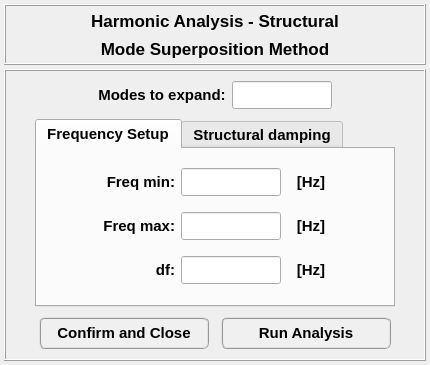
<?xml version="1.0" encoding="UTF-8"?>
<ui version="4.0">
 <class>Dialog</class>
 <widget class="QDialog" name="Dialog">
  <property name="windowModality">
   <enum>Qt::NonModal</enum>
  </property>
  <property name="geometry">
   <rect>
    <x>0</x>
    <y>0</y>
    <width>430</width>
    <height>365</height>
   </rect>
  </property>
  <property name="sizePolicy">
   <sizepolicy hsizetype="Fixed" vsizetype="Fixed">
    <horstretch>0</horstretch>
    <verstretch>0</verstretch>
   </sizepolicy>
  </property>
  <property name="minimumSize">
   <size>
    <width>430</width>
    <height>360</height>
   </size>
  </property>
  <property name="maximumSize">
   <size>
    <width>430</width>
    <height>365</height>
   </size>
  </property>
  <property name="contextMenuPolicy">
   <enum>Qt::DefaultContextMenu</enum>
  </property>
  <property name="windowTitle">
   <string>Harmonic analysis setup</string>
  </property>
  <property name="windowIcon">
   <iconset>
    <normaloff>../../../../../../../Downloads/load - Copia.png</normaloff>../../../../../../../Downloads/load - Copia.png</iconset>
  </property>
  <property name="whatsThis">
   <string/>
  </property>
  <layout class="QGridLayout" name="gridLayout_2">
   <property name="leftMargin">
    <number>4</number>
   </property>
   <property name="topMargin">
    <number>4</number>
   </property>
   <property name="rightMargin">
    <number>4</number>
   </property>
   <property name="bottomMargin">
    <number>4</number>
   </property>
   <property name="spacing">
    <number>4</number>
   </property>
   <item row="0" column="0">
    <widget class="QFrame" name="frame_3">
     <property name="minimumSize">
      <size>
       <width>300</width>
       <height>61</height>
      </size>
     </property>
     <property name="maximumSize">
      <size>
       <width>430</width>
       <height>61</height>
      </size>
     </property>
     <property name="frameShape">
      <enum>QFrame::Box</enum>
     </property>
     <property name="frameShadow">
      <enum>QFrame::Raised</enum>
     </property>
     <property name="lineWidth">
      <number>1</number>
     </property>
     <layout class="QGridLayout" name="gridLayout">
      <property name="leftMargin">
       <number>2</number>
      </property>
      <property name="topMargin">
       <number>2</number>
      </property>
      <property name="rightMargin">
       <number>2</number>
      </property>
      <property name="bottomMargin">
       <number>2</number>
      </property>
      <property name="spacing">
       <number>2</number>
      </property>
      <item row="0" column="0">
       <widget class="QLabel" name="label_title">
        <property name="font">
         <font>
          <family>MS Shell Dlg 2</family>
          <pointsize>13</pointsize>
          <weight>75</weight>
          <italic>false</italic>
          <bold>true</bold>
         </font>
        </property>
        <property name="text">
         <string>Harmonic Analysis - Structural</string>
        </property>
        <property name="textFormat">
         <enum>Qt::AutoText</enum>
        </property>
        <property name="alignment">
         <set>Qt::AlignCenter</set>
        </property>
       </widget>
      </item>
      <item row="1" column="0">
       <widget class="QLabel" name="label_subtitle">
        <property name="font">
         <font>
          <family>MS Shell Dlg 2</family>
          <pointsize>13</pointsize>
          <weight>75</weight>
          <italic>false</italic>
          <bold>true</bold>
         </font>
        </property>
        <property name="text">
         <string>Mode Superposition Method</string>
        </property>
        <property name="textFormat">
         <enum>Qt::AutoText</enum>
        </property>
        <property name="alignment">
         <set>Qt::AlignCenter</set>
        </property>
       </widget>
      </item>
     </layout>
    </widget>
   </item>
   <item row="1" column="0">
    <widget class="QFrame" name="frame_2">
     <property name="frameShape">
      <enum>QFrame::Box</enum>
     </property>
     <property name="frameShadow">
      <enum>QFrame::Raised</enum>
     </property>
     <layout class="QGridLayout" name="gridLayout_9">
      <property name="topMargin">
       <number>6</number>
      </property>
      <property name="bottomMargin">
       <number>6</number>
      </property>
      <item row="0" column="0">
       <widget class="QFrame" name="frame_7">
        <property name="minimumSize">
         <size>
          <width>360</width>
          <height>36</height>
         </size>
        </property>
        <property name="maximumSize">
         <size>
          <width>360</width>
          <height>36</height>
         </size>
        </property>
        <property name="frameShape">
         <enum>QFrame::NoFrame</enum>
        </property>
        <property name="frameShadow">
         <enum>QFrame::Raised</enum>
        </property>
        <layout class="QGridLayout" name="gridLayout_8">
         <property name="leftMargin">
          <number>2</number>
         </property>
         <property name="topMargin">
          <number>2</number>
         </property>
         <property name="rightMargin">
          <number>2</number>
         </property>
         <property name="bottomMargin">
          <number>2</number>
         </property>
         <property name="horizontalSpacing">
          <number>6</number>
         </property>
         <property name="verticalSpacing">
          <number>2</number>
         </property>
         <item row="0" column="1">
          <widget class="QLabel" name="label_2">
           <property name="minimumSize">
            <size>
             <width>0</width>
             <height>28</height>
            </size>
           </property>
           <property name="maximumSize">
            <size>
             <width>16777215</width>
             <height>28</height>
            </size>
           </property>
           <property name="font">
            <font>
             <family>MS Shell Dlg 2</family>
             <pointsize>11</pointsize>
             <weight>75</weight>
             <italic>false</italic>
             <bold>true</bold>
            </font>
           </property>
           <property name="text">
            <string>Modes to expand:</string>
           </property>
           <property name="alignment">
            <set>Qt::AlignCenter</set>
           </property>
          </widget>
         </item>
         <item row="0" column="2">
          <widget class="QLineEdit" name="lineEdit_modes">
           <property name="minimumSize">
            <size>
             <width>100</width>
             <height>28</height>
            </size>
           </property>
           <property name="maximumSize">
            <size>
             <width>100</width>
             <height>28</height>
            </size>
           </property>
           <property name="font">
            <font>
             <family>MS Shell Dlg 2</family>
             <pointsize>11</pointsize>
             <weight>75</weight>
             <italic>true</italic>
             <bold>true</bold>
            </font>
           </property>
           <property name="styleSheet">
            <string notr="true">color: rgb(0, 0, 255);</string>
           </property>
           <property name="alignment">
            <set>Qt::AlignCenter</set>
           </property>
          </widget>
         </item>
         <item row="0" column="3">
          <widget class="QFrame" name="frame_9">
           <property name="minimumSize">
            <size>
             <width>0</width>
             <height>28</height>
            </size>
           </property>
           <property name="maximumSize">
            <size>
             <width>16777215</width>
             <height>28</height>
            </size>
           </property>
           <property name="frameShape">
            <enum>QFrame::NoFrame</enum>
           </property>
           <property name="frameShadow">
            <enum>QFrame::Raised</enum>
           </property>
          </widget>
         </item>
         <item row="0" column="0">
          <widget class="QFrame" name="frame_10">
           <property name="frameShape">
            <enum>QFrame::NoFrame</enum>
           </property>
           <property name="frameShadow">
            <enum>QFrame::Raised</enum>
           </property>
          </widget>
         </item>
        </layout>
       </widget>
      </item>
      <item row="1" column="0">
       <widget class="QTabWidget" name="tabWidget">
        <property name="minimumSize">
         <size>
          <width>360</width>
          <height>188</height>
         </size>
        </property>
        <property name="maximumSize">
         <size>
          <width>360</width>
          <height>188</height>
         </size>
        </property>
        <property name="font">
         <font>
          <family>MS Shell Dlg 2</family>
          <pointsize>11</pointsize>
          <weight>75</weight>
          <italic>false</italic>
          <bold>true</bold>
         </font>
        </property>
        <property name="currentIndex">
         <number>0</number>
        </property>
        <widget class="QWidget" name="tab_2">
         <attribute name="title">
          <string>Frequency Setup</string>
         </attribute>
         <layout class="QGridLayout" name="gridLayout_5">
          <item row="0" column="1">
           <widget class="QLabel" name="label_22">
            <property name="minimumSize">
             <size>
              <width>80</width>
              <height>28</height>
             </size>
            </property>
            <property name="maximumSize">
             <size>
              <width>80</width>
              <height>28</height>
             </size>
            </property>
            <property name="font">
             <font>
              <italic>false</italic>
             </font>
            </property>
            <property name="text">
             <string>Freq min:</string>
            </property>
            <property name="alignment">
             <set>Qt::AlignRight|Qt::AlignTrailing|Qt::AlignVCenter</set>
            </property>
           </widget>
          </item>
          <item row="0" column="2">
           <widget class="QLineEdit" name="lineEdit_min">
            <property name="minimumSize">
             <size>
              <width>100</width>
              <height>28</height>
             </size>
            </property>
            <property name="maximumSize">
             <size>
              <width>100</width>
              <height>28</height>
             </size>
            </property>
            <property name="font">
             <font>
              <family>MS Shell Dlg 2</family>
              <pointsize>11</pointsize>
              <weight>75</weight>
              <italic>true</italic>
              <bold>true</bold>
             </font>
            </property>
            <property name="styleSheet">
             <string notr="true">color: rgb(0, 0, 255);</string>
            </property>
            <property name="alignment">
             <set>Qt::AlignCenter</set>
            </property>
           </widget>
          </item>
          <item row="0" column="3">
           <widget class="QLabel" name="label_24">
            <property name="minimumSize">
             <size>
              <width>48</width>
              <height>28</height>
             </size>
            </property>
            <property name="maximumSize">
             <size>
              <width>48</width>
              <height>28</height>
             </size>
            </property>
            <property name="font">
             <font>
              <italic>false</italic>
             </font>
            </property>
            <property name="text">
             <string>[Hz]</string>
            </property>
            <property name="alignment">
             <set>Qt::AlignCenter</set>
            </property>
           </widget>
          </item>
          <item row="1" column="1">
           <widget class="QLabel" name="label_23">
            <property name="minimumSize">
             <size>
              <width>80</width>
              <height>28</height>
             </size>
            </property>
            <property name="maximumSize">
             <size>
              <width>80</width>
              <height>28</height>
             </size>
            </property>
            <property name="font">
             <font>
              <italic>false</italic>
             </font>
            </property>
            <property name="text">
             <string>Freq max:</string>
            </property>
            <property name="alignment">
             <set>Qt::AlignRight|Qt::AlignTrailing|Qt::AlignVCenter</set>
            </property>
           </widget>
          </item>
          <item row="2" column="1">
           <widget class="QLabel" name="label_21">
            <property name="minimumSize">
             <size>
              <width>80</width>
              <height>28</height>
             </size>
            </property>
            <property name="maximumSize">
             <size>
              <width>80</width>
              <height>28</height>
             </size>
            </property>
            <property name="font">
             <font>
              <italic>false</italic>
             </font>
            </property>
            <property name="text">
             <string>df:</string>
            </property>
            <property name="alignment">
             <set>Qt::AlignRight|Qt::AlignTrailing|Qt::AlignVCenter</set>
            </property>
           </widget>
          </item>
          <item row="2" column="3">
           <widget class="QLabel" name="label_26">
            <property name="minimumSize">
             <size>
              <width>48</width>
              <height>28</height>
             </size>
            </property>
            <property name="maximumSize">
             <size>
              <width>48</width>
              <height>28</height>
             </size>
            </property>
            <property name="font">
             <font>
              <italic>false</italic>
             </font>
            </property>
            <property name="text">
             <string>[Hz]</string>
            </property>
            <property name="alignment">
             <set>Qt::AlignCenter</set>
            </property>
           </widget>
          </item>
          <item row="1" column="3">
           <widget class="QLabel" name="label_25">
            <property name="minimumSize">
             <size>
              <width>48</width>
              <height>28</height>
             </size>
            </property>
            <property name="maximumSize">
             <size>
              <width>48</width>
              <height>28</height>
             </size>
            </property>
            <property name="font">
             <font>
              <italic>false</italic>
             </font>
            </property>
            <property name="text">
             <string>[Hz]</string>
            </property>
            <property name="alignment">
             <set>Qt::AlignCenter</set>
            </property>
           </widget>
          </item>
          <item row="2" column="2">
           <widget class="QLineEdit" name="lineEdit_step">
            <property name="minimumSize">
             <size>
              <width>100</width>
              <height>28</height>
             </size>
            </property>
            <property name="maximumSize">
             <size>
              <width>100</width>
              <height>28</height>
             </size>
            </property>
            <property name="font">
             <font>
              <family>MS Shell Dlg 2</family>
              <pointsize>11</pointsize>
              <weight>75</weight>
              <italic>true</italic>
              <bold>true</bold>
             </font>
            </property>
            <property name="styleSheet">
             <string notr="true">color: rgb(0, 0, 255);</string>
            </property>
            <property name="alignment">
             <set>Qt::AlignCenter</set>
            </property>
           </widget>
          </item>
          <item row="1" column="2">
           <widget class="QLineEdit" name="lineEdit_max">
            <property name="minimumSize">
             <size>
              <width>100</width>
              <height>28</height>
             </size>
            </property>
            <property name="maximumSize">
             <size>
              <width>100</width>
              <height>28</height>
             </size>
            </property>
            <property name="font">
             <font>
              <family>MS Shell Dlg 2</family>
              <pointsize>11</pointsize>
              <weight>75</weight>
              <italic>true</italic>
              <bold>true</bold>
             </font>
            </property>
            <property name="styleSheet">
             <string notr="true">color: rgb(0, 0, 255);</string>
            </property>
            <property name="alignment">
             <set>Qt::AlignCenter</set>
            </property>
           </widget>
          </item>
          <item row="0" column="0">
           <widget class="QFrame" name="frame_6">
            <property name="frameShape">
             <enum>QFrame::NoFrame</enum>
            </property>
            <property name="frameShadow">
             <enum>QFrame::Raised</enum>
            </property>
           </widget>
          </item>
          <item row="0" column="4">
           <widget class="QFrame" name="frame_8">
            <property name="frameShape">
             <enum>QFrame::NoFrame</enum>
            </property>
            <property name="frameShadow">
             <enum>QFrame::Raised</enum>
            </property>
           </widget>
          </item>
         </layout>
        </widget>
        <widget class="QWidget" name="widget">
         <attribute name="title">
          <string>Structural damping</string>
         </attribute>
         <layout class="QGridLayout" name="gridLayout_4">
          <item row="0" column="5">
           <widget class="QFrame" name="frame_4">
            <property name="frameShape">
             <enum>QFrame::NoFrame</enum>
            </property>
            <property name="frameShadow">
             <enum>QFrame::Raised</enum>
            </property>
           </widget>
          </item>
          <item row="1" column="4">
           <layout class="QGridLayout" name="gridLayout_13">
            <item row="0" column="0">
             <widget class="QLabel" name="label_16">
              <property name="minimumSize">
               <size>
                <width>0</width>
                <height>26</height>
               </size>
              </property>
              <property name="maximumSize">
               <size>
                <width>16777215</width>
                <height>26</height>
               </size>
              </property>
              <property name="font">
               <font>
                <family>Arial</family>
                <pointsize>11</pointsize>
                <weight>75</weight>
                <italic>false</italic>
                <bold>true</bold>
               </font>
              </property>
              <property name="text">
               <string>[1/s²]</string>
              </property>
              <property name="alignment">
               <set>Qt::AlignCenter</set>
              </property>
             </widget>
            </item>
            <item row="1" column="0">
             <widget class="QLabel" name="label_17">
              <property name="minimumSize">
               <size>
                <width>0</width>
                <height>26</height>
               </size>
              </property>
              <property name="maximumSize">
               <size>
                <width>16777215</width>
                <height>26</height>
               </size>
              </property>
              <property name="font">
               <font>
                <family>Arial</family>
                <pointsize>11</pointsize>
                <weight>75</weight>
                <italic>false</italic>
                <bold>true</bold>
               </font>
              </property>
              <property name="text">
               <string>[-]</string>
              </property>
              <property name="alignment">
               <set>Qt::AlignCenter</set>
              </property>
             </widget>
            </item>
           </layout>
          </item>
          <item row="0" column="2">
           <layout class="QGridLayout" name="gridLayout_15">
            <item row="0" column="0">
             <widget class="QLabel" name="label_10">
              <property name="minimumSize">
               <size>
                <width>40</width>
                <height>26</height>
               </size>
              </property>
              <property name="maximumSize">
               <size>
                <width>40</width>
                <height>26</height>
               </size>
              </property>
              <property name="font">
               <font>
                <family>Arial</family>
                <pointsize>11</pointsize>
                <weight>75</weight>
                <italic>false</italic>
                <bold>true</bold>
               </font>
              </property>
              <property name="text">
               <string>&lt;html&gt;&lt;head/&gt;&lt;body&gt;&lt;p align=&quot;center&quot;&gt;&lt;span style=&quot; font-size:10pt;&quot;&gt;α&lt;/span&gt;&lt;span style=&quot; font-size:10pt; vertical-align:sub;&quot;&gt;v&lt;/span&gt;&lt;span style=&quot; font-size:10pt;&quot;&gt;:&lt;/span&gt;&lt;/p&gt;&lt;/body&gt;&lt;/html&gt;</string>
              </property>
              <property name="alignment">
               <set>Qt::AlignCenter</set>
              </property>
             </widget>
            </item>
            <item row="1" column="0">
             <widget class="QLabel" name="label_11">
              <property name="minimumSize">
               <size>
                <width>40</width>
                <height>26</height>
               </size>
              </property>
              <property name="maximumSize">
               <size>
                <width>40</width>
                <height>26</height>
               </size>
              </property>
              <property name="font">
               <font>
                <family>Arial</family>
                <pointsize>11</pointsize>
                <weight>75</weight>
                <italic>false</italic>
                <bold>true</bold>
               </font>
              </property>
              <property name="text">
               <string>&lt;html&gt;&lt;head/&gt;&lt;body&gt;&lt;p align=&quot;center&quot;&gt;&lt;span style=&quot; font-size:10pt;&quot;&gt;β&lt;/span&gt;&lt;span style=&quot; font-size:10pt; vertical-align:sub;&quot;&gt;v&lt;/span&gt;&lt;span style=&quot; font-size:10pt;&quot;&gt;:&lt;/span&gt;&lt;/p&gt;&lt;/body&gt;&lt;/html&gt;</string>
              </property>
              <property name="alignment">
               <set>Qt::AlignCenter</set>
              </property>
             </widget>
            </item>
           </layout>
          </item>
          <item row="0" column="4">
           <layout class="QGridLayout" name="gridLayout_12">
            <item row="0" column="0">
             <widget class="QLabel" name="label_15">
              <property name="minimumSize">
               <size>
                <width>0</width>
                <height>26</height>
               </size>
              </property>
              <property name="maximumSize">
               <size>
                <width>16777215</width>
                <height>26</height>
               </size>
              </property>
              <property name="font">
               <font>
                <family>Arial</family>
                <pointsize>11</pointsize>
                <weight>75</weight>
                <italic>false</italic>
                <bold>true</bold>
               </font>
              </property>
              <property name="text">
               <string>[1/s]</string>
              </property>
              <property name="alignment">
               <set>Qt::AlignCenter</set>
              </property>
             </widget>
            </item>
            <item row="1" column="0">
             <widget class="QLabel" name="label_14">
              <property name="minimumSize">
               <size>
                <width>0</width>
                <height>26</height>
               </size>
              </property>
              <property name="maximumSize">
               <size>
                <width>16777215</width>
                <height>26</height>
               </size>
              </property>
              <property name="font">
               <font>
                <family>Arial</family>
                <pointsize>11</pointsize>
                <weight>75</weight>
                <italic>false</italic>
                <bold>true</bold>
               </font>
              </property>
              <property name="text">
               <string>[s]</string>
              </property>
              <property name="alignment">
               <set>Qt::AlignCenter</set>
              </property>
             </widget>
            </item>
           </layout>
          </item>
          <item row="1" column="2">
           <layout class="QGridLayout" name="gridLayout_14">
            <item row="0" column="0">
             <widget class="QLabel" name="label_13">
              <property name="minimumSize">
               <size>
                <width>40</width>
                <height>26</height>
               </size>
              </property>
              <property name="maximumSize">
               <size>
                <width>40</width>
                <height>26</height>
               </size>
              </property>
              <property name="font">
               <font>
                <family>Arial</family>
                <pointsize>11</pointsize>
                <weight>75</weight>
                <italic>false</italic>
                <bold>true</bold>
               </font>
              </property>
              <property name="text">
               <string>&lt;html&gt;&lt;head/&gt;&lt;body&gt;&lt;p align=&quot;center&quot;&gt;&lt;span style=&quot; font-size:10pt;&quot;&gt;α&lt;/span&gt;&lt;span style=&quot; font-size:10pt; vertical-align:sub;&quot;&gt;h&lt;/span&gt;&lt;span style=&quot; font-size:10pt;&quot;&gt;:&lt;/span&gt;&lt;/p&gt;&lt;/body&gt;&lt;/html&gt;</string>
              </property>
              <property name="alignment">
               <set>Qt::AlignCenter</set>
              </property>
             </widget>
            </item>
            <item row="1" column="0">
             <widget class="QLabel" name="label_12">
              <property name="minimumSize">
               <size>
                <width>40</width>
                <height>26</height>
               </size>
              </property>
              <property name="maximumSize">
               <size>
                <width>40</width>
                <height>26</height>
               </size>
              </property>
              <property name="font">
               <font>
                <family>Arial</family>
                <pointsize>11</pointsize>
                <weight>75</weight>
                <italic>false</italic>
                <bold>true</bold>
               </font>
              </property>
              <property name="text">
               <string>&lt;html&gt;&lt;head/&gt;&lt;body&gt;&lt;p align=&quot;center&quot;&gt;&lt;span style=&quot; font-size:10pt;&quot;&gt;β&lt;/span&gt;&lt;span style=&quot; font-size:10pt; vertical-align:sub;&quot;&gt;h&lt;/span&gt;&lt;span style=&quot; font-size:10pt;&quot;&gt;:&lt;/span&gt;&lt;/p&gt;&lt;/body&gt;&lt;/html&gt;</string>
              </property>
              <property name="alignment">
               <set>Qt::AlignCenter</set>
              </property>
             </widget>
            </item>
           </layout>
          </item>
          <item row="1" column="3">
           <layout class="QGridLayout" name="gridLayout_10">
            <item row="0" column="0">
             <widget class="QLineEdit" name="lineEdit_ah">
              <property name="minimumSize">
               <size>
                <width>100</width>
                <height>26</height>
               </size>
              </property>
              <property name="maximumSize">
               <size>
                <width>100</width>
                <height>26</height>
               </size>
              </property>
              <property name="font">
               <font>
                <family>MS Shell Dlg 2</family>
                <pointsize>11</pointsize>
                <weight>75</weight>
                <italic>true</italic>
                <bold>true</bold>
               </font>
              </property>
              <property name="styleSheet">
               <string notr="true">color: rgb(0, 0, 255);</string>
              </property>
              <property name="alignment">
               <set>Qt::AlignCenter</set>
              </property>
             </widget>
            </item>
            <item row="1" column="0">
             <widget class="QLineEdit" name="lineEdit_bh">
              <property name="minimumSize">
               <size>
                <width>100</width>
                <height>26</height>
               </size>
              </property>
              <property name="maximumSize">
               <size>
                <width>100</width>
                <height>26</height>
               </size>
              </property>
              <property name="font">
               <font>
                <family>MS Shell Dlg 2</family>
                <pointsize>11</pointsize>
                <weight>75</weight>
                <italic>true</italic>
                <bold>true</bold>
               </font>
              </property>
              <property name="styleSheet">
               <string notr="true">color: rgb(0, 0, 255);</string>
              </property>
              <property name="alignment">
               <set>Qt::AlignCenter</set>
              </property>
             </widget>
            </item>
           </layout>
          </item>
          <item row="0" column="1">
           <layout class="QVBoxLayout" name="verticalLayout_5">
            <item>
             <widget class="QLabel" name="label_8">
              <property name="font">
               <font>
                <pointsize>11</pointsize>
                <weight>75</weight>
                <italic>false</italic>
                <bold>true</bold>
               </font>
              </property>
              <property name="text">
               <string>Proportional
viscous</string>
              </property>
              <property name="alignment">
               <set>Qt::AlignCenter</set>
              </property>
             </widget>
            </item>
           </layout>
          </item>
          <item row="0" column="3">
           <layout class="QGridLayout" name="gridLayout_11">
            <item row="0" column="0">
             <widget class="QLineEdit" name="lineEdit_av">
              <property name="minimumSize">
               <size>
                <width>100</width>
                <height>26</height>
               </size>
              </property>
              <property name="maximumSize">
               <size>
                <width>100</width>
                <height>26</height>
               </size>
              </property>
              <property name="font">
               <font>
                <family>MS Shell Dlg 2</family>
                <pointsize>11</pointsize>
                <weight>75</weight>
                <italic>true</italic>
                <bold>true</bold>
               </font>
              </property>
              <property name="styleSheet">
               <string notr="true">color: rgb(0, 0, 255);</string>
              </property>
              <property name="alignment">
               <set>Qt::AlignCenter</set>
              </property>
             </widget>
            </item>
            <item row="1" column="0">
             <widget class="QLineEdit" name="lineEdit_bv">
              <property name="minimumSize">
               <size>
                <width>100</width>
                <height>26</height>
               </size>
              </property>
              <property name="maximumSize">
               <size>
                <width>100</width>
                <height>26</height>
               </size>
              </property>
              <property name="font">
               <font>
                <family>MS Shell Dlg 2</family>
                <pointsize>11</pointsize>
                <weight>75</weight>
                <italic>true</italic>
                <bold>true</bold>
               </font>
              </property>
              <property name="styleSheet">
               <string notr="true">color: rgb(0, 0, 255);</string>
              </property>
              <property name="alignment">
               <set>Qt::AlignCenter</set>
              </property>
             </widget>
            </item>
           </layout>
          </item>
          <item row="1" column="1">
           <layout class="QVBoxLayout" name="verticalLayout_6">
            <item>
             <widget class="QLabel" name="label_9">
              <property name="font">
               <font>
                <pointsize>11</pointsize>
                <weight>75</weight>
                <italic>false</italic>
                <bold>true</bold>
               </font>
              </property>
              <property name="text">
               <string>Proportional
hysteretic</string>
              </property>
              <property name="alignment">
               <set>Qt::AlignCenter</set>
              </property>
             </widget>
            </item>
           </layout>
          </item>
          <item row="0" column="0">
           <widget class="QFrame" name="frame_5">
            <property name="frameShape">
             <enum>QFrame::NoFrame</enum>
            </property>
            <property name="frameShadow">
             <enum>QFrame::Raised</enum>
            </property>
           </widget>
          </item>
         </layout>
        </widget>
       </widget>
      </item>
      <item row="2" column="0">
       <widget class="QFrame" name="frame">
        <property name="minimumSize">
         <size>
          <width>360</width>
          <height>0</height>
         </size>
        </property>
        <property name="maximumSize">
         <size>
          <width>360</width>
          <height>16777215</height>
         </size>
        </property>
        <property name="frameShape">
         <enum>QFrame::NoFrame</enum>
        </property>
        <property name="frameShadow">
         <enum>QFrame::Raised</enum>
        </property>
        <layout class="QGridLayout" name="gridLayout_3">
         <property name="leftMargin">
          <number>4</number>
         </property>
         <property name="topMargin">
          <number>4</number>
         </property>
         <property name="rightMargin">
          <number>4</number>
         </property>
         <property name="bottomMargin">
          <number>4</number>
         </property>
         <property name="horizontalSpacing">
          <number>12</number>
         </property>
         <property name="verticalSpacing">
          <number>4</number>
         </property>
         <item row="0" column="0">
          <widget class="QPushButton" name="pushButton_confirm_close">
           <property name="minimumSize">
            <size>
             <width>0</width>
             <height>32</height>
            </size>
           </property>
           <property name="maximumSize">
            <size>
             <width>16777215</width>
             <height>32</height>
            </size>
           </property>
           <property name="font">
            <font>
             <family>MS Shell Dlg 2</family>
             <pointsize>11</pointsize>
             <weight>75</weight>
             <italic>false</italic>
             <bold>true</bold>
            </font>
           </property>
           <property name="styleSheet">
            <string notr="true">QPushButton{border-radius: 6px; border-color: rgb(150, 150, 150); border-style: ridge; border-width: 2px; color: rgb(0, 0, 0); background-color: rgb(240, 240, 240); font: 75 bold 11pt &quot;MS Shell Dlg 2&quot;}
QPushButton:hover{border-radius: 6px; border-color: rgb(0, 170, 255); border-style: ridge; border-width: 2px; color: rgb(0, 0, 0); background-color: rgba(174, 213, 255, 100); font: 75 bold 11pt &quot;MS Shell Dlg 2&quot;}
QPushButton:pressed{border-radius: 6px; border-color: rgb(0, 170, 255); border-style: ridge; border-width: 3px; color: rgb(0, 0, 0); background-color: rgb(174, 213, 255); font: 75 bold 11pt &quot;MS Shell Dlg 2&quot;}</string>
           </property>
           <property name="text">
            <string>Confirm and Close</string>
           </property>
          </widget>
         </item>
         <item row="0" column="1">
          <widget class="QPushButton" name="pushButton_confirm_run_analysis">
           <property name="minimumSize">
            <size>
             <width>0</width>
             <height>32</height>
            </size>
           </property>
           <property name="maximumSize">
            <size>
             <width>16777215</width>
             <height>32</height>
            </size>
           </property>
           <property name="font">
            <font>
             <family>MS Shell Dlg 2</family>
             <pointsize>11</pointsize>
             <weight>75</weight>
             <italic>false</italic>
             <bold>true</bold>
            </font>
           </property>
           <property name="styleSheet">
            <string notr="true">QPushButton{border-radius: 6px; border-color: rgb(150, 150, 150); border-style: ridge; border-width: 2px; color: rgb(0, 0, 0); background-color: rgb(240, 240, 240); font: 75 bold 11pt &quot;MS Shell Dlg 2&quot;}
QPushButton:hover{border-radius: 6px; border-color: rgb(0, 170, 255); border-style: ridge; border-width: 2px; color: rgb(0, 0, 0); background-color: rgba(174, 213, 255, 100); font: 75 bold 11pt &quot;MS Shell Dlg 2&quot;}
QPushButton:pressed{border-radius: 6px; border-color: rgb(0, 170, 255); border-style: ridge; border-width: 3px; color: rgb(0, 0, 0); background-color: rgb(174, 213, 255); font: 75 bold 11pt &quot;MS Shell Dlg 2&quot;}</string>
           </property>
           <property name="text">
            <string>Run Analysis</string>
           </property>
          </widget>
         </item>
        </layout>
       </widget>
      </item>
     </layout>
    </widget>
   </item>
  </layout>
 </widget>
 <resources/>
 <connections/>
</ui>
